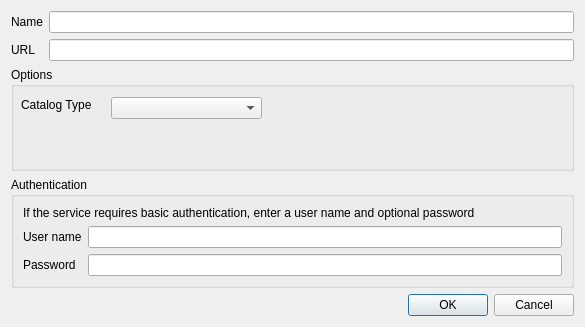
<?xml version="1.0" encoding="UTF-8"?>
<ui version="4.0">
 <class>NewConnectionDialog</class>
 <widget class="QDialog" name="NewConnectionDialog">
  <property name="geometry">
   <rect>
    <x>0</x>
    <y>0</y>
    <width>585</width>
    <height>327</height>
   </rect>
  </property>
  <property name="windowTitle">
   <string>Create a new Catalog connection</string>
  </property>
  <layout class="QGridLayout" name="gridLayout">
   <item row="1" column="1">
    <widget class="QLineEdit" name="leURL"/>
   </item>
   <item row="1" column="0">
    <widget class="QLabel" name="label_2">
     <property name="text">
      <string>URL</string>
     </property>
    </widget>
   </item>
   <item row="0" column="0">
    <widget class="QLabel" name="label">
     <property name="text">
      <string>Name</string>
     </property>
    </widget>
   </item>
   <item row="4" column="1">
    <widget class="QDialogButtonBox" name="buttonBox">
     <property name="orientation">
      <enum>Qt::Horizontal</enum>
     </property>
     <property name="standardButtons">
      <set>QDialogButtonBox::Cancel|QDialogButtonBox::Ok</set>
     </property>
    </widget>
   </item>
   <item row="0" column="1">
    <widget class="QLineEdit" name="leName"/>
   </item>
   <item row="3" column="0" colspan="2">
    <widget class="QGroupBox" name="authenticationGroupBox">
     <property name="title">
      <string>Authentication</string>
     </property>
     <layout class="QFormLayout" name="formLayout_2">
      <item row="0" column="0" colspan="2">
       <widget class="QLabel" name="label_3">
        <property name="text">
         <string>If the service requires basic authentication, enter a user name and optional password</string>
        </property>
        <property name="wordWrap">
         <bool>true</bool>
        </property>
       </widget>
      </item>
      <item row="1" column="0">
       <widget class="QLabel" name="label_4">
        <property name="text">
         <string>User name</string>
        </property>
       </widget>
      </item>
      <item row="1" column="1">
       <widget class="QLineEdit" name="leUsername"/>
      </item>
      <item row="2" column="0">
       <widget class="QLabel" name="label_5">
        <property name="text">
         <string>Password</string>
        </property>
       </widget>
      </item>
      <item row="2" column="1">
       <widget class="QLineEdit" name="lePassword"/>
      </item>
     </layout>
    </widget>
   </item>
   <item row="2" column="0" colspan="2">
    <widget class="QGroupBox" name="optionsGroupBox">
     <property name="title">
      <string>Options</string>
     </property>
     <widget class="QLabel" name="leCatalogType">
      <property name="geometry">
       <rect>
        <x>10</x>
        <y>30</y>
        <width>71</width>
        <height>16</height>
       </rect>
      </property>
      <property name="text">
       <string>Catalog Type</string>
      </property>
     </widget>
     <widget class="QComboBox" name="cmbCatalogType">
      <property name="geometry">
       <rect>
        <x>100</x>
        <y>30</y>
        <width>151</width>
        <height>22</height>
       </rect>
      </property>
     </widget>
    </widget>
   </item>
  </layout>
 </widget>
 <tabstops>
  <tabstop>leName</tabstop>
  <tabstop>leURL</tabstop>
  <tabstop>buttonBox</tabstop>
 </tabstops>
 <resources/>
 <connections>
  <connection>
   <sender>buttonBox</sender>
   <signal>accepted()</signal>
   <receiver>NewConnectionDialog</receiver>
   <slot>accept()</slot>
   <hints>
    <hint type="sourcelabel">
     <x>248</x>
     <y>254</y>
    </hint>
    <hint type="destinationlabel">
     <x>157</x>
     <y>274</y>
    </hint>
   </hints>
  </connection>
  <connection>
   <sender>buttonBox</sender>
   <signal>rejected()</signal>
   <receiver>NewConnectionDialog</receiver>
   <slot>reject()</slot>
   <hints>
    <hint type="sourcelabel">
     <x>316</x>
     <y>260</y>
    </hint>
    <hint type="destinationlabel">
     <x>286</x>
     <y>274</y>
    </hint>
   </hints>
  </connection>
 </connections>
</ui>
